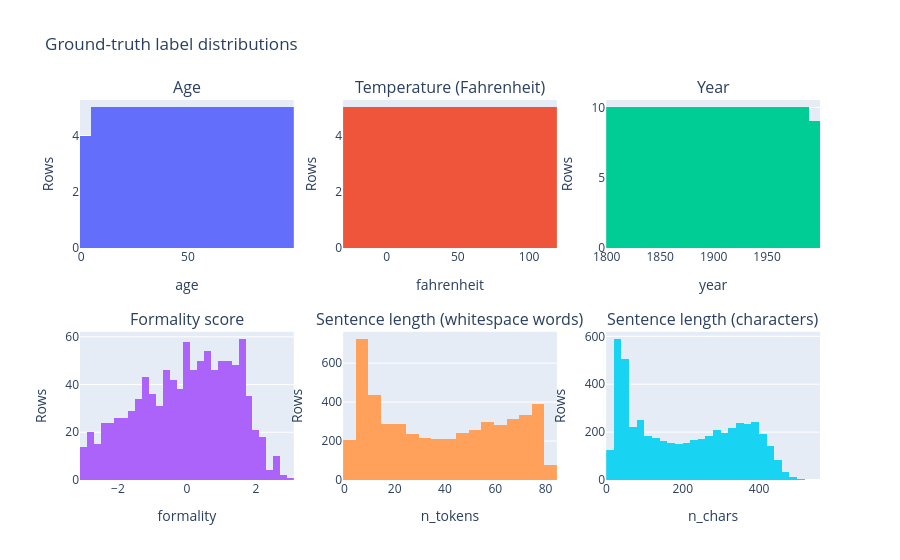

The notebook cell this image was saved under:
### Markdown cell above
## Remaining label distributions

Each histogram uses all saved rows. The final panel checks that the upstream
`n_tokens` label agrees with the whitespace word count of the saved prompt.

### Code cell
panels = [
    ("age", "age", "Age"),
    ("temperature", "fahrenheit", "Temperature (Fahrenheit)"),
    ("years", "year", "Year"),
    ("formality", "formality", "Formality score"),
    ("sent_length", "n_tokens", "Sentence length (whitespace words)"),
    ("sent_length", "n_chars", "Sentence length (characters)"),
]
fig = make_subplots(rows=2, cols=3, subplot_titles=[title for _, _, title in panels],
                    vertical_spacing=0.22)
for i, (name, field, title) in enumerate(panels):
    row, col = divmod(i, 3)
    fig.add_trace(go.Histogram(x=frames[name][field], nbinsx=35, name=title), row=row+1, col=col+1)
    fig.update_xaxes(title_text=field, row=row+1, col=col+1)
    fig.update_yaxes(title_text="Rows", row=row+1, col=col+1)
fig.update_layout(height=560, showlegend=False, title="Ground-truth label distributions")
fig.show()

sentences = frames["sent_length"]
print("Word-count label mismatches:", int(sentences.n_tokens.ne(sentences.prompt_words).sum()))
print("Character-count label mismatches:", int(sentences.n_chars.ne(sentences.prompt_chars).sum()))
print("Age prompts with trailing whitespace:", int(frames["age"].edge_whitespace.sum()))
print("Year range:", int(frames["years"].year.min()), "to", int(frames["years"].year.max()))

### Figure 1 — Plotly figure (JSON) as saved in the notebook; plotly's stock layout.template omitted (floating-point values rounded to 4 significant figures; data arrays with more than 128 entries replaced by an {"elided": "..."} marker saying what was removed)
{"data": [{"name": "Age", "nbinsx": 35, "type": "histogram", "x": [1.0, 2.0, 3.0, 4.0, 5.0, 6.0, 7.0, 8.0, 9.0, 10.0, 11.0, 12.0, 13.0, 14.0, 15.0, 16.0, 17.0, 18.0, 19.0, 20.0, 21.0, 22.0, 23.0, 24.0, 25.0, 26.0, 27.0, 28.0, 29.0, 30.0, 31.0, 32.0, 33.0, 34.0, 35.0, 36.0, 37.0, 38.0, 39.0, 40.0, 41.0, 42.0, 43.0, 44.0, 45.0, 46.0, 47.0, 48.0, 49.0, 50.0, 51.0, 52.0, 53.0, 54.0, 55.0, 56.0, 57.0, 58.0, 59.0, 60.0, 61.0, 62.0, 63.0, 64.0, 65.0, 66.0, 67.0, 68.0, 69.0, 70.0, 71.0, 72.0, 73.0, 74.0, 75.0, 76.0, 77.0, 78.0, 79.0, 80.0, 81.0, 82.0, 83.0, 84.0, 85.0, 86.0, 87.0, 88.0, 89.0, 90.0, 91.0, 92.0, 93.0, 94.0, 95.0, 96.0, 97.0, 98.0, 99.0], "xaxis": "x", "yaxis": "y"}, {"name": "Temperature (Fahrenheit)", "nbinsx": 35, "type": "histogram", "x": {"elided": "150 float values"}, "xaxis": "x2", "yaxis": "y2"}, {"name": "Year", "nbinsx": 35, "type": "histogram", "x": {"elided": "199 float values"}, "xaxis": "x3", "yaxis": "y3"}, {"name": "Formality score", "nbinsx": 35, "type": "histogram", "x": {"elided": "1000 float values"}, "xaxis": "x4", "yaxis": "y4"}, {"name": "Sentence length (whitespace words)", "nbinsx": 35, "type": "histogram", "x": {"elided": "5000 float values"}, "xaxis": "x5", "yaxis": "y5"}, {"name": "Sentence length (characters)", "nbinsx": 35, "type": "histogram", "x": {"elided": "5000 float values"}, "xaxis": "x6", "yaxis": "y6"}], "layout": {"annotations": [{"font": {"size": 16}, "showarrow": false, "text": "Age", "x": 0.1444, "xanchor": "center", "xref": "paper", "y": 1, "yanchor": "bottom", "yref": "paper"}, {"font": {"size": 16}, "showarrow": false, "text": "Temperature (Fahrenheit)", "x": 0.5, "xanchor": "center", "xref": "paper", "y": 1, "yanchor": "bottom", "yref": "paper"}, {"font": {"size": 16}, "showarrow": false, "text": "Year", "x": 0.8556, "xanchor": "center", "xref": "paper", "y": 1, "yanchor": "bottom", "yref": "paper"}, {"font": {"size": 16}, "showarrow": false, "text": "Formality score", "x": 0.1444, "xanchor": "center", "xref": "paper", "y": 0.39, "yanchor": "bottom", "yref": "paper"}, {"font": {"size": 16}, "showarrow": false, "text": "Sentence length (whitespace words)", "x": 0.5, "xanchor": "center", "xref": "paper", "y": 0.39, "yanchor": "bottom", "yref": "paper"}, {"font": {"size": 16}, "showarrow": false, "text": "Sentence length (characters)", "x": 0.8556, "xanchor": "center", "xref": "paper", "y": 0.39, "yanchor": "bottom", "yref": "paper"}], "height": 560, "showlegend": false, "title": {"text": "Ground-truth label distributions"}, "xaxis": {"anchor": "y", "domain": [0, 0.2889], "title": {"text": "age"}}, "xaxis2": {"anchor": "y2", "domain": [0.3556, 0.6444], "title": {"text": "fahrenheit"}}, "xaxis3": {"anchor": "y3", "domain": [0.7111, 1], "title": {"text": "year"}}, "xaxis4": {"anchor": "y4", "domain": [0, 0.2889], "title": {"text": "formality"}}, "xaxis5": {"anchor": "y5", "domain": [0.3556, 0.6444], "title": {"text": "n_tokens"}}, "xaxis6": {"anchor": "y6", "domain": [0.7111, 1], "title": {"text": "n_chars"}}, "yaxis": {"anchor": "x", "domain": [0.61, 1], "title": {"text": "Rows"}}, "yaxis2": {"anchor": "x2", "domain": [0.61, 1], "title": {"text": "Rows"}}, "yaxis3": {"anchor": "x3", "domain": [0.61, 1], "title": {"text": "Rows"}}, "yaxis4": {"anchor": "x4", "domain": [0, 0.39], "title": {"text": "Rows"}}, "yaxis5": {"anchor": "x5", "domain": [0, 0.39], "title": {"text": "Rows"}}, "yaxis6": {"anchor": "x6", "domain": [0, 0.39], "title": {"text": "Rows"}}}}
